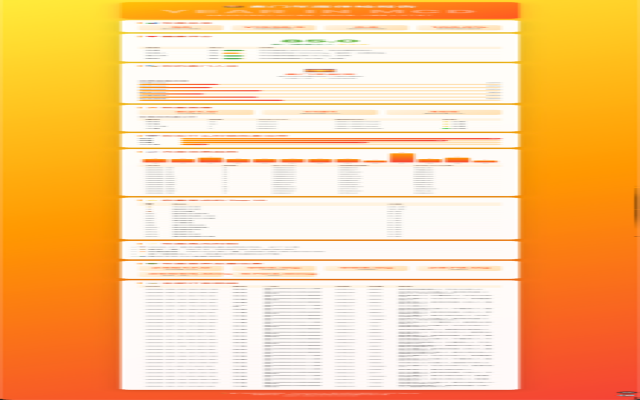
#> input picture assets/report-full.png, 1280 x 800 px (shown at 1/2 size)
$ python -i personality_card.py   (imports and definitions only)
#> lines starting #> are read from the running program, lines starting #| are printed output that depends on the picture
"""
麦门年度体检报告 - 人格卡 PNG 生成器

生成一张 1080×1920 的手机壁纸风格分享卡：
  - Hero 区：emoji 人设 + 称号 + 健康评分大字
  - 中间：3 个核心数据（年度 N 单 / ¥XXX 消费 / 健康评级）
  - 底部：Top3 最爱 + 参赛水印

纯 Pillow，无外部字体依赖（用系统字体 fallback）。
"""
import json
import os
import sys

from PIL import Image, ImageDraw, ImageFont


OUTPUT_CARD_PATH = "output/persona_card.png"

# 1080×1920 的 iPhone 壁纸比例
W, H = 1080, 1920

# macOS 彩色 emoji 字体（仅 160px 能加载，embedded_color=True 才渲染彩色）
EMOJI_FONT_PATH = "/System/Library/Fonts/Apple Color Emoji.ttc"
EMOJI_SIZE = 160

# 配色（麦当劳金红渐变系）
BG_TOP = (255, 193, 7)       # 麦当劳金
BG_BOT = (244, 67, 54)        # 麦当劳红
CARD_BG = (255, 255, 255, 250)
PRIMARY = (216, 67, 21)       # #d84315
SECONDARY = (255, 152, 0)     # #ff9800
TEXT_DARK = (61, 61, 61)
TEXT_MID = (117, 117, 117)
TEXT_LIGHT = (255, 255, 255)
ACCENT = (255, 255, 255, 230)


# [65 lines left out: functions _find_font, _gradient_background, _rounded_mask, _draw_rounded_card, _draw_text, not called in this run]


def generate_persona_card(data: dict, output_path: str = OUTPUT_CARD_PATH) -> str:
    """根据 analyze() 返回的 dict 生成人格卡 PNG"""
    # === 取数据 ===
    summary = data.get("summary", {})
    persona = data.get("persona", {})
    health = data.get("health_assessment", {})
    top_products = data.get("top_products", [])
    meta = data.get("meta", {})

    main_persona = persona.get("main", {})
    persona_emoji = main_persona.get("emoji", "🍔")
    persona_name = main_persona.get("name", "麦门人")
    persona_desc = main_persona.get("desc", "") or persona.get("breakdown", {}).get("汉堡占比", "")

    total_orders = summary.get("total_orders", 0)
    total_amount = summary.get("total_amount", 0)
    avg_per_week = summary.get("avg_orders_per_week", 0)

    health_score = health.get("overall_score", 0)
    health_grade = health.get("grade", "")

    # === 画布 ===
    bg = _gradient_background(W, H)
    canvas = bg.convert("RGBA")
    draw = ImageDraw.Draw(canvas)

    # === 字体 ===
    font_big = _find_font(140, bold=True)
    font_title = _find_font(72, bold=True)
    font_sub = _find_font(44)
    font_body = _find_font(36)
    font_small = _find_font(28)
    font_number = _find_font(180, bold=True)
    font_mid_num = _find_font(100, bold=True)

    # === Hero 区 ===
    hero_top = 60
    from PIL import Image as _PIL_Img
    # [7 lines left out: function _draw_persona_emoji, not called in this run]

    # Hero：emoji 在左，标题文字紧接右边（全部 anchor=lt 左对齐）
    _draw_persona_emoji(draw, canvas, "🍔", 100, hero_top + 40, size=64)
    title_font = _find_font(64, bold=True)
    year_font = _find_font(36)
    _draw_text(draw, "麦门年度报告", 220, hero_top + 20, title_font, TEXT_LIGHT, anchor="lt")
    _draw_text(draw, "2025-2026", 225, hero_top + 100, year_font, (255, 255, 255, 220), anchor="lt")
    # 年份单独大字号在下方居中（使用中等字号 font_mid_num=100 而不是 font_big=180）
    # —— 删掉单独年份那行，合并到标题里，Hero 区高度骤减

    # 人像卡片
    card_x, card_y = 60, hero_top + 190  # Hero 两行：emoji+标题 + 年份
    card_w, card_h = W - 120, 560
    _draw_rounded_card(canvas, card_x, card_y, card_w, card_h, radius=40)

    # emoji（统一用 draw_persona_emoji，paste 更安全不会偏移）
    _draw_persona_emoji(draw, canvas, persona_emoji, W // 2, card_y + 120, size=130)

    # 人设称号
    _draw_text(draw, persona_name, W // 2, card_y + 330, font_title, PRIMARY, anchor="mt")

    # 人设描述（breakdown 里的几个关键指标）
    breakdown = persona.get("breakdown", {})
    desc_parts = []
    if breakdown.get("汉堡占比"):
        desc_parts.append(f"汉堡 {breakdown['汉堡占比']}")
    if breakdown.get("宵夜频率"):
        desc_parts.append(f"宵夜 {breakdown['宵夜频率']}")
    if breakdown.get("鸡肉占比"):
        desc_parts.append(f"鸡肉 {breakdown['鸡肉占比']}")
    desc_text = " · ".join(desc_parts) if desc_parts else persona_desc
    _draw_text(draw, desc_text, W // 2, card_y + 420, font_body, TEXT_MID, anchor="mt")

    # === 3 个核心数据 ===
    stats_y = card_y + card_h + 40
    # 健康分级文字（去 emoji 星号，用纯文本）
    grade_text = health_grade.split("⭐")[0].strip() if health_grade else ""
    stat_labels = [
        ("年度", f"{total_orders}", "单麦当劳"),
        ("总消费", f"¥{total_amount}", "一年"),
        ("健康分", f"{health_score}", grade_text or ""),
    ]
    stat_w = (W - 120) // 3 - 12
    for i, (label, num, sub) in enumerate(stat_labels):
        sx = 60 + i * (stat_w + 18)
        _draw_rounded_card(canvas, sx, stats_y, stat_w, 200, radius=24)
        draw = ImageDraw.Draw(canvas)
        _draw_text(draw, label, sx + stat_w // 2, stats_y + 20, font_small, TEXT_MID, anchor="mt")
        _draw_text(draw, num, sx + stat_w // 2, stats_y + 55, font_mid_num, PRIMARY, anchor="mt")
        _draw_text(draw, sub, sx + stat_w // 2, stats_y + 165, font_small, TEXT_DARK, anchor="mt")

    # === Top 3 最爱 ===
    top_y = stats_y + 240
    _draw_rounded_card(canvas, 60, top_y, W - 120, 440, radius=32)
    draw = ImageDraw.Draw(canvas)
    # Top3 标题：emoji + 文字
    _draw_persona_emoji(draw, canvas, "⭐", 90, top_y + 52, size=36)
    _draw_text(draw, "你最常点的 Top 3", 155, top_y + 30, font_sub, PRIMARY, anchor="lt")

    for i, tp in enumerate(top_products[:3]):
        rank_emoji = ["🥇", "🥈", "🥉"][i] if i < 3 else "#"
        rank_num = "" if i < 3 else str(i+1)
        row_y = top_y + 120 + i * 100
        # 奖牌 emoji：用 draw_persona_emoji（正确 paste 不会溢出）
        _draw_persona_emoji(draw, canvas, rank_emoji, 140, row_y + 15, size=36)
        if rank_num:
            _draw_text(draw, rank_num, 150, row_y, font_body, SECONDARY, anchor="lt")
        _draw_text(draw, tp["name"], 185, row_y, font_body, TEXT_DARK, anchor="lt")
        qty_text = f"× {tp['quantity']}"
        _draw_text(draw, qty_text, W - 100, row_y, font_body, PRIMARY, anchor="rt")
        # 分割线
        if i < min(len(top_products), 3) - 1:
            draw.line([(100, row_y + 60), (W - 100, row_y + 60)], fill=(255, 224, 178), width=1)

    # === 参赛水印 ===
    footer_y = H - 200
    draw = ImageDraw.Draw(canvas)
    # Footer：emoji + 主标题 在上方居中一行，下面两行小字
    emoji_x = W // 2 - 180
    _draw_persona_emoji(draw, canvas, "🍟", emoji_x, footer_y + 30, size=44)
    _draw_text(draw, "麦门年度体检报告", W // 2 + 15, footer_y + 30, font_sub, TEXT_LIGHT, anchor="mm")
    _draw_text(draw, "Powered by 麦当劳中国官方 MCP Server", W // 2, footer_y + 70, font_small, TEXT_LIGHT, anchor="mt")
    _draw_text(draw, "2026 麦当劳程序员创意开发大赛参赛作品", W // 2, footer_y + 100, font_small, (255, 255, 255, 200), anchor="mt")

    # === 保存 ===
    os.makedirs(os.path.dirname(output_path) or ".", exist_ok=True)
    final = canvas.convert("RGB")
    final.save(output_path, "PNG")
    return output_path


# [12 lines not run here, left out]

>>> import cv2
>>> picture = cv2.imread('assets/report-full.png', cv2.IMREAD_GRAYSCALE)
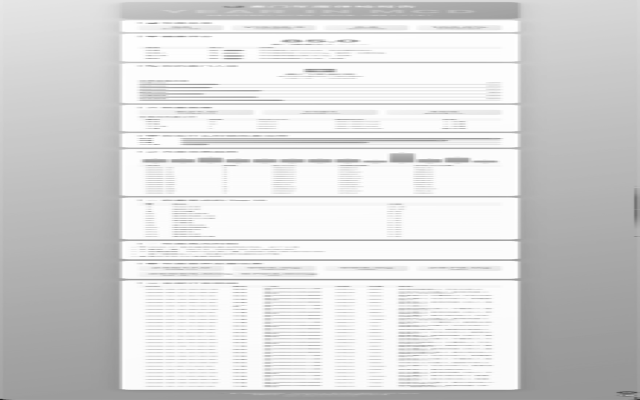
#> picture: shape (800, 1280) (shown at 1/2 size); min 0, max 255, mean 216.1
>>> result = generate_persona_card(picture)
#> (the run stopped early here; a loop or call above may not have finished)

$ run again, on assets/report-hero.png
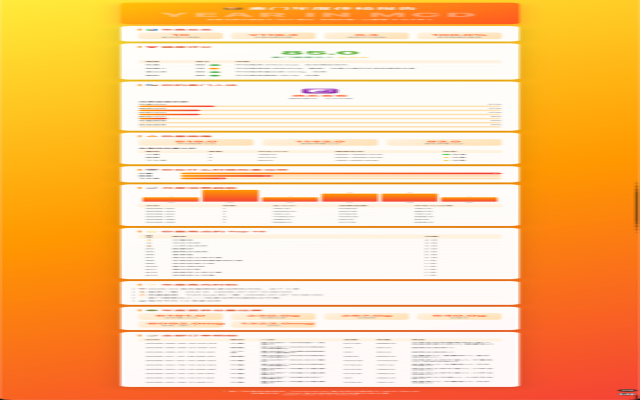
#> input picture assets/report-hero.png, 1280 x 800 px (shown at 1/2 size)
#> `picture = cv2.imread('assets/report-full.png', cv2.IMREAD_GRAYSCALE)`:
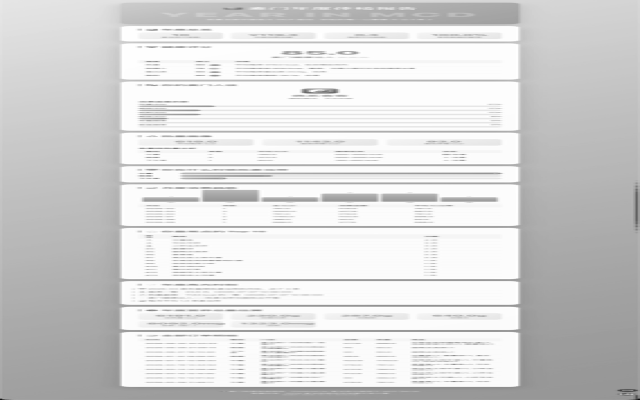
#> picture: shape (800, 1280) (shown at 1/2 size); min 0, max 255, mean 214.7
